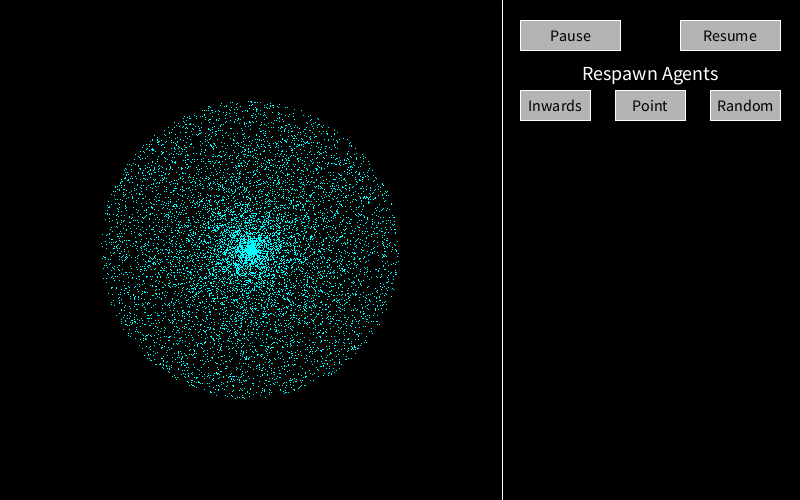
Frame 1 (no input)
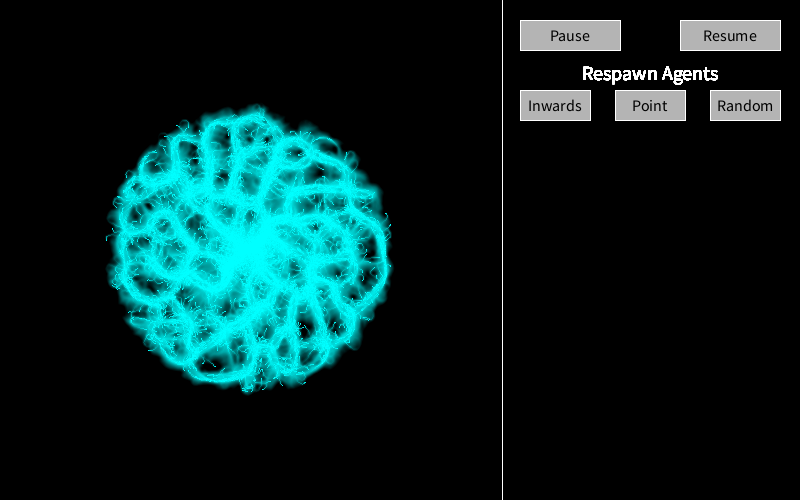
Frame 60 (the mouse pressed at the canvas centre just before this capture)
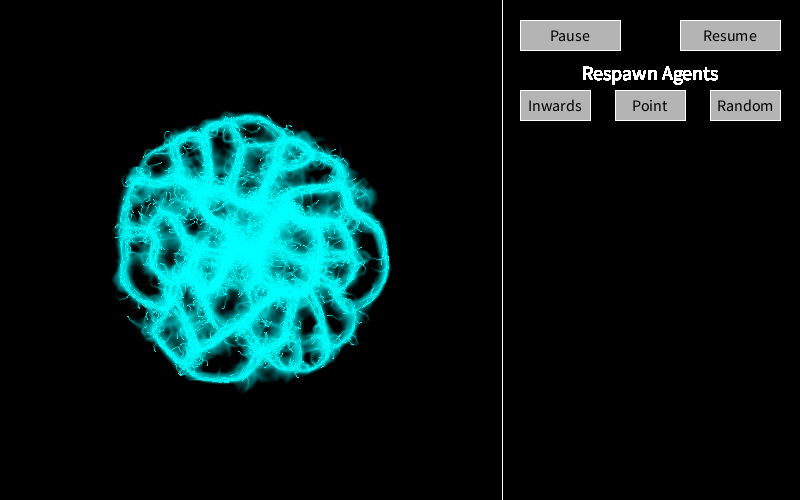
Frame 120 (the mouse held since frame 60 and released just before this capture)

The Processing sketch that drew these frames (run headless with seeded random() and noise(); from frame 60 on, the mouse is pressed at the canvas centre):

// Processing sketch: slime_basicSettings
// ── slime_basicSettings.pde
class Agent{
    float posX, posY, ang;
    Agent(float x, float y, float a){
        posX = x;
        posY = y;
        ang = a;
    }
}

volatile boolean running = true;

final static float circleSpawnRadius = 150;

static color wallColor;
color drawColor = color(220);
color agentColor = color(0, 255, 255);
color bgColor = color(0);

final static int simWidth = 500;
final static int simHeight = 500;

final static int strokeSize = 15;
final static float evaporateSpeed = 2;
final static float diffusionRate = 0.8;
final static float sensorOffsetDistance = 10;
final static float sensorAngle = 30.1;
final static float turnSpeed = 0.5;
final static int numOfAgents = 10000;

Agent[] agents = new Agent[numOfAgents];

void setup(){
  
   wallColor = color(255, 255, 255);
   
   size(800, 500); 
   background(0);
   
   //Boundry
   stroke(255);
   strokeWeight(3);
   line(501, 0, 501, 500);
   
   //spawn_centreRandomRotation();
   //spawn_allRandom();
   //spawn_circle();
   spawn_inwardCircle();
   
   initSettings();
   
}

void draw(){
   settingsUpdate();
   checkMouse();
   if(running) iterate();
   
   //Draw Agents
   for(Agent a: agents){
       drawAgent(a); 
   }
}

void iterate(){
   trails();
   
   for(int i = 0; i < numOfAgents; i++){
       //Check for mouse drawn over them
       checkTrapped(agents[i]);
     
       //Move forward
       float newX = agents[i].posX + cos(agents[i].ang);
       float newY = agents[i].posY + sin(agents[i].ang);
       while(collision(newX, newY)){
          agents[i].ang = random(360);
          newX = agents[i].posX + cos(agents[i].ang);
          newY = agents[i].posY + sin(agents[i].ang);
       }
       agents[i].posX = newX;
       agents[i].posY = newY;
       
       //Sensory Movement
       float weightF = sense(agents[i], 0);
       float weightFL = sense(agents[i], -sensorAngle);
       float weightFR = sense(agents[i], sensorAngle);
       
       float randSteerStrength = random(1);
       
       if(weightF > weightFL && weightF > weightFR){
           agents[i].ang += 0;
       }
       else if(weightF < weightFL && weightF < weightFR){
           agents[i].ang += (randSteerStrength - 0.5) * 2 * turnSpeed;
       }
       else if(weightFR > weightFL){
           agents[i].ang -= randSteerStrength * turnSpeed;
       }
       else if(weightFL > weightFR){
           agents[i].ang += randSteerStrength * turnSpeed;
       }
   }
}

boolean collision(float newX, float newY){
   //Walls
   if(newX < 0 || newX > simWidth){
     return true;
   }else if(newY < 0 || newY > simHeight){
     return true; 
   }
   else if(get(int(newX), int(newY)) == wallColor){
      return true;
   }
   return false;
}

void trails(){
    for(int x = 0; x < simWidth; x++){
      for(int y = 0; y < simHeight; y++){
         spread(x, y);
      }
    }
}

void spread(int x, int y){
    color centre = get(x, y);
    if(isSameColor(centre, wallColor)) return;
  
    float sumR = 0;
    float sumG = 0;
    float sumB = 0;
    color curC = get(x, y);
  
    for(int offsetX = -1; offsetX <= 1; offsetX++){
       for(int offsetY = -1; offsetY <= 1; offsetY++){
           int sampleX = x + offsetX;
           int sampleY = y + offsetY;
           
           if(sampleX >= 0 && sampleX < simWidth && sampleY >= 0 && sampleY < simHeight){
              color c = get(sampleX, sampleY);
              if(isSameColor(c, wallColor)) continue;
              if(isSameColor(c, drawColor)) continue;
              sumR += red(c);
              sumG += green(c);
              sumB += blue(c);
           }
       }
    }
    
    float blurR = sumR/9;
    float blurG = sumG/9;
    float blurB = sumB/9;
    
    float lerpR = lerpF(blurR, red(curC), diffusionRate);
    float lerpG = lerpF(blurG, green(curC), diffusionRate);
    float lerpB = lerpF(blurB, blue(curC), diffusionRate);
    
    //Replacement for trails
    float newR = lerpR - evaporateSpeed;
    float newG = lerpG - evaporateSpeed;
    float newB = lerpB - evaporateSpeed;
    if(newR < 0) newR = 0;
    if(newG < 0) newG = 0;
    if(newB < 0) newB = 0;
    
    set(x, y, color(newR, newG, newB));
  
}

float sense(Agent a, float sensorOffset){
    float sensorAngle = a.ang + sensorOffset;
    float sensDirX = cos(sensorAngle);
    float sensDirY = sin(sensorAngle);
    
    int sensorCentreX = int(a.posX + sensDirX * sensorOffsetDistance);
    int sensorCentreY = int(a.posY + sensDirY * sensorOffsetDistance);
    
    float sensorSum = 0;
    for(int offsetX = -1; offsetX <= 1; offsetX++){
       for(int offsetY = -1; offsetY <= 1; offsetY++){
           int samplePosX = sensorCentreX + offsetX;
           int samplePosY = sensorCentreY + offsetY;
           if(samplePosX < 0) samplePosX = 0;
           if(samplePosX > simWidth-1) samplePosX = simWidth-1;
           if(samplePosY < 0) samplePosY = 0;
           if(samplePosY > simHeight-1) samplePosY = simHeight-1;
           
           color sample = get(samplePosX, samplePosY);
           if(isSameColor(sample, wallColor)){
              sensorSum -= 30000;
              continue;
           }
           if(isSameColor(sample, drawColor)){
              sensorSum += 30000;
              continue;
           }
           
           sensorSum += red(sample) + blue(sample) + green(sample);
       }
    }
    return sensorSum;
}

void checkTrapped(Agent a){
    int curX = int(a.posX);
    int curY = int(a.posY);
    color c = get(curX, curY);
    
    if(isSameColor(c, wallColor)){
       a.posX = random(simWidth-1);
       a.posY = random(simHeight-1);
       checkTrapped(a);
    }
}

boolean isSameColor(color a, color b){
   float aR = red(a);
   float aG = green(a);
   float aB = blue(a);
   float bR = red(b);
   float bG = green(b);
   float bB = blue(b);
   if(aR == bR && aG == bG && aB == bB) return true;
   return false;
}

void checkMouse(){
   strokeWeight(strokeSize);
   if(mousePressed && mouseButton == LEFT && mouseX < simWidth - strokeSize && mouseY < simHeight - strokeSize){
      stroke(drawColor);
      fill(drawColor);
      circle(mouseX, mouseY, strokeSize); 
   }
   if(mousePressed && mouseButton == RIGHT && mouseX < simWidth - strokeSize && mouseY < simHeight - strokeSize){
      stroke(0);
      fill(0);
      line(mouseX, mouseY, pmouseX, pmouseY); 
   }
}

//Linear Interpolation
float lerpF(float start, float end, float interp){
   return start + ((end-start) * interp);
}

void drawAgent(Agent a){
  set(int(a.posX), int(a.posY), agentColor);
}

void bgFill(){
   stroke(bgColor);
   fill(bgColor);
   stroke(0);
   rect(0, 0, simWidth, simHeight);
}

//Spawn Agent Options
void spawn_inwardCircle(){
   bgFill();
   for(int i = 0; i < numOfAgents; i++){
      float ang = random(360);
      float dist = random(circleSpawnRadius);
      agents[i] = new Agent(simWidth/2 + cos(ang) * dist, simHeight/2 + sin(ang) * dist, ang + 180);
   }
}

void spawn_centreRandomRotation(){
    bgFill();
    for(int i = 0; i < numOfAgents; i++){
       agents[i] = new Agent(simWidth/2, simHeight/2, random(360)); 
    }
}

void spawn_allRandom(){
   bgFill();
   for(int i = 0; i < numOfAgents; i++){
      agents[i] = new Agent(random(simWidth-1), random(simHeight-1), random(360)); 
   }
}

void spawn_circle(){
   bgFill();
   for(int i = 0; i < numOfAgents; i++){
      float radius = circleSpawnRadius;
      float randomAngle = random(360);
      float maxOffsetX = cos(randomAngle) * radius;
      float maxOffsetY = sin(randomAngle) * radius;
      
      agents[i] = new Agent(maxOffsetX * random(1) + simWidth/2, maxOffsetY * random(1) + simHeight/2, randomAngle);
   }
}

//Settings
class Button{
    int x;
    int y;
    int bWidth;
    int bHeight;
    String text;
    Button(int _x, int _y, int w, int h, String t){
        x = _x;
        y = _y;
        bWidth = w;
        bHeight = h;
        text = t;
    }
}

class Text{
   int x;
   int y;
   String text;
   Text(int _x, int _y, String t){
      x = _x;
      y = _y;
      text = t; 
   }
}

final color buttonColor      = color(180);
final color buttonHoverColor = color(210);
final color buttonPressColor = color(150);
final color textColor        = color(255);
final int   textWeight       = 20;
Button hoveredButton = null;
Button pressedButton = null;

Button[] allButtons = new Button[100];
Text[] allText = new Text[100];

void initSettings(){
   allButtons[0] = new Button(520, 20, 100, 30, "Pause");
   allButtons[1] = new Button(680, 20, 100, 30, "Resume");
   allButtons[2] = new Button(520, 90, 70, 30, "Inwards");
   allButtons[3] = new Button(615, 90, 70, 30, "Point");
   allButtons[4] = new Button(710, 90, 70, 30, "Random");
   
   allText[0] = new Text(650, 80, "Respawn Agents");
}

//Returns null for no button hovered
void currentButtonHovered(){
    for(Button b: allButtons){
        if(b == null) continue;
        if(mouseX >= b.x && mouseX <= b.x + b.bWidth && mouseY >= b.y && mouseY <= b.y + b.bHeight){
          hoveredButton = b;
          return;
        }
    }
    hoveredButton = null;
}

void drawButton(Button b, color c){
    stroke(255);
    strokeWeight(1);
    fill(c);
    rect(b.x, b.y, b.bWidth, b.bHeight);
    fill(0);
    textSize(16);
    textAlign(CENTER);
    text(b.text, b.x + (b.bWidth/2), b.y + (b.bHeight/2) + 6);
}



void settingsUpdate(){
   currentButtonHovered();
   drawSettings();
   
   //Button presses
   if(mousePressed && mouseButton == LEFT && hoveredButton != null){
       pressedButton = hoveredButton;
   }else{
       pressedButton = null; 
   }
   
   //Pause
   if(pressedButton == allButtons[0]){
     pauseSimulation();
   }
   if(pressedButton == allButtons[1]){
      resumeSimulation(); 
   }
   if(pressedButton == allButtons[2]){
      spawn_inwardCircle(); 
   }
   if(pressedButton == allButtons[3]){
      spawn_centreRandomRotation(); 
   }
   if(pressedButton == allButtons[4]){
      spawn_allRandom(); 
   }
   
}

void drawSettings(){
   //Buttons
   for(Button b: allButtons){
      if(b == null) continue;
      if(b == pressedButton) drawButton(b, buttonPressColor);
      else if(b == hoveredButton) drawButton(b, buttonHoverColor);
      else drawButton(b, buttonColor);
   }
   //Text
   for(Text t: allText){
      if(t == null) continue;
      textAlign(CENTER);
      fill(textColor);
      textSize(textWeight);
      text(t.text, t.x, t.y);
   }
}

void pauseSimulation(){
   if(running) running = !running; 
}

void resumeSimulation(){
   if(!running) running = !running; 
}
